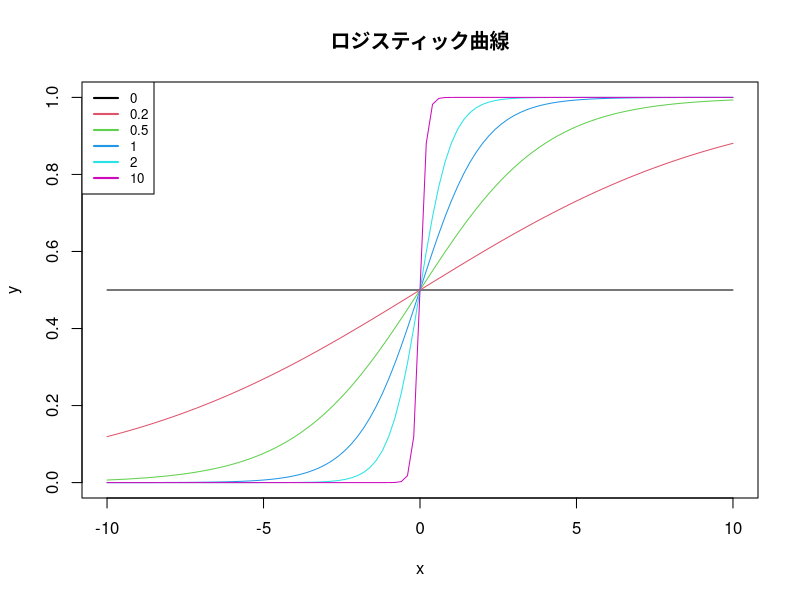

Here is the R script that generated this plot:
# Clear Working Memory
rm(list = ls())

# Setting Japanese font (for MacOSX)
# par(family= "HiraKakuProN-W3")

# Chapter2 e.g.11
# ロジスティック曲線の描画

f <- function(x) {
  return(exp(beta_0 + beta * x) / (1 + exp(beta_0 + beta * x)))
}
beta_0 <- 0
beta_seq <- c(0, 0.2, 0.5, 1, 2, 10)
m <- length(beta_seq)
beta <- beta_seq[1]
plot(f, xlim = c(-10, 10), ylim = c(0, 1),
     xlab = "x", ylab = "y",
     col = 1,
     main = "ロジスティック曲線")
for (i in 2:m) {
  beta <- beta_seq[i]
  par(new = TRUE)
  plot(f, xlim = c(-10, 10), ylim = c(0, 1),
       xlab = "", ylab = "",
       axes = FALSE, 
       col = i)
}
legend("topleft", legend = beta_seq,
       col = 1:m,
       lwd = 2,
       cex = 0.8)
par(new = FALSE)